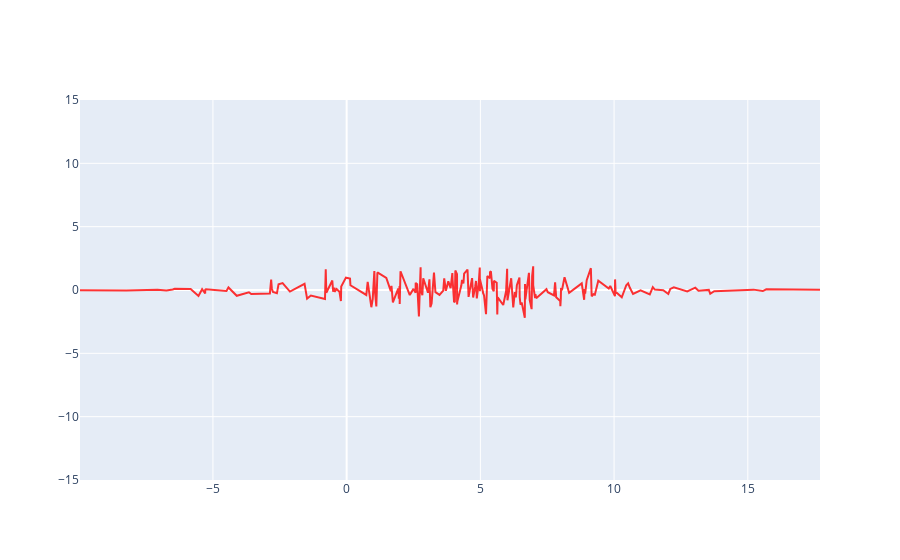
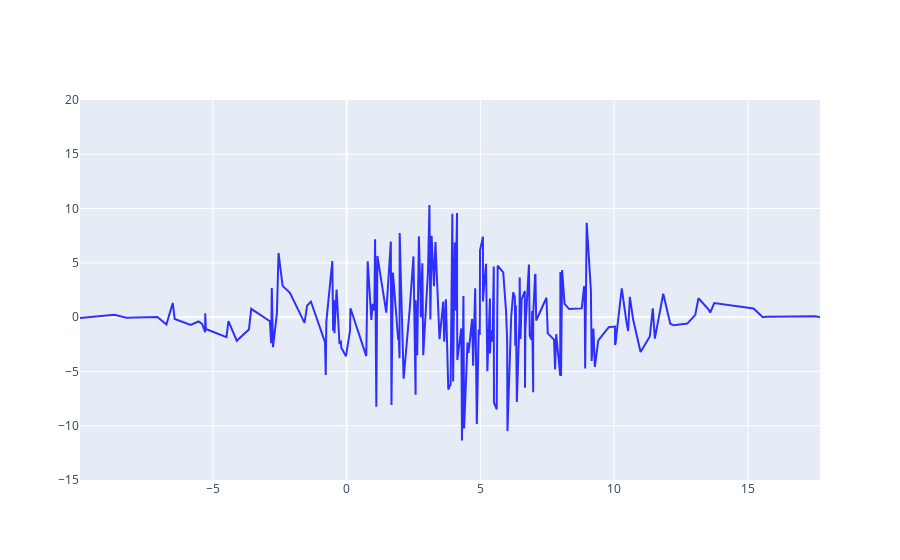

Notebook source saved alongside these figures, in order:
### Code cell
Y1diff = [(yhat - y1) for yhat, y1 in zip(Yhat, Y1)]
Y2diff = [(yhat - y2) for yhat, y2 in zip(Yhat, Y2)]

fig = go.Figure()
fig.add_trace(go.Scatter(x=X, y=Y1diff, mode='lines', marker_color='red', opacity=0.8))
fig.update_yaxes(range=[-15, 15])
fig.show()
fig.write_image("Y1PlotEst.svg")

fig = go.Figure()
fig.add_trace(go.Scatter(x=X, y=Y2diff, mode='lines', marker_color='blue', opacity=0.8))
fig.update_yaxes(range=[-15, 20])
fig.show()
fig.write_image("Y2PlotEst.svg")

### Figure 1 — Plotly figure (JSON) as saved in the notebook; plotly's stock layout.template omitted (floating-point values rounded to 4 significant figures; data arrays with more than 128 entries replaced by an {"elided": "..."} marker saying what was removed)
{"data": [{"marker": {"color": "red"}, "mode": "lines", "opacity": 0.8, "type": "scatter", "x": {"elided": "200 float values"}, "y": {"elided": "200 float values"}}], "layout": {"yaxis": {"range": [-15, 15]}}}

### Figure 2 — Plotly figure (JSON) as saved in the notebook; plotly's stock layout.template omitted (floating-point values rounded to 4 significant figures; data arrays with more than 128 entries replaced by an {"elided": "..."} marker saying what was removed)
{"data": [{"marker": {"color": "blue"}, "mode": "lines", "opacity": 0.8, "type": "scatter", "x": {"elided": "200 float values"}, "y": {"elided": "200 float values"}}], "layout": {"yaxis": {"range": [-15, 20]}}}
